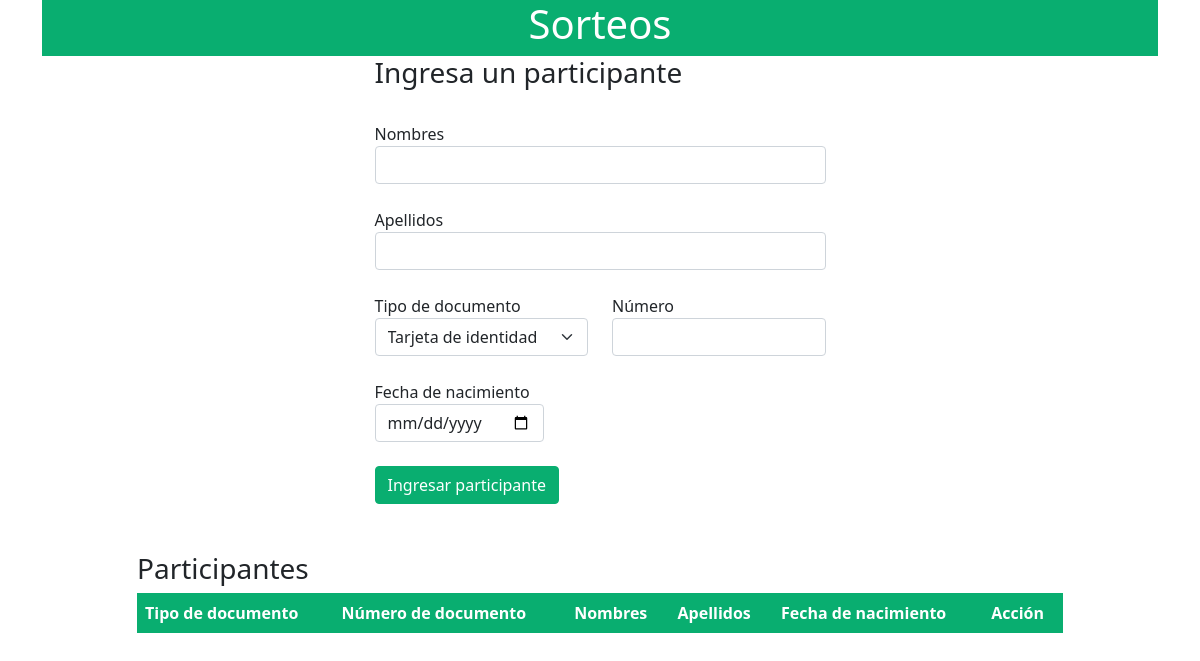
/, run on an earlier commit of the app's database.
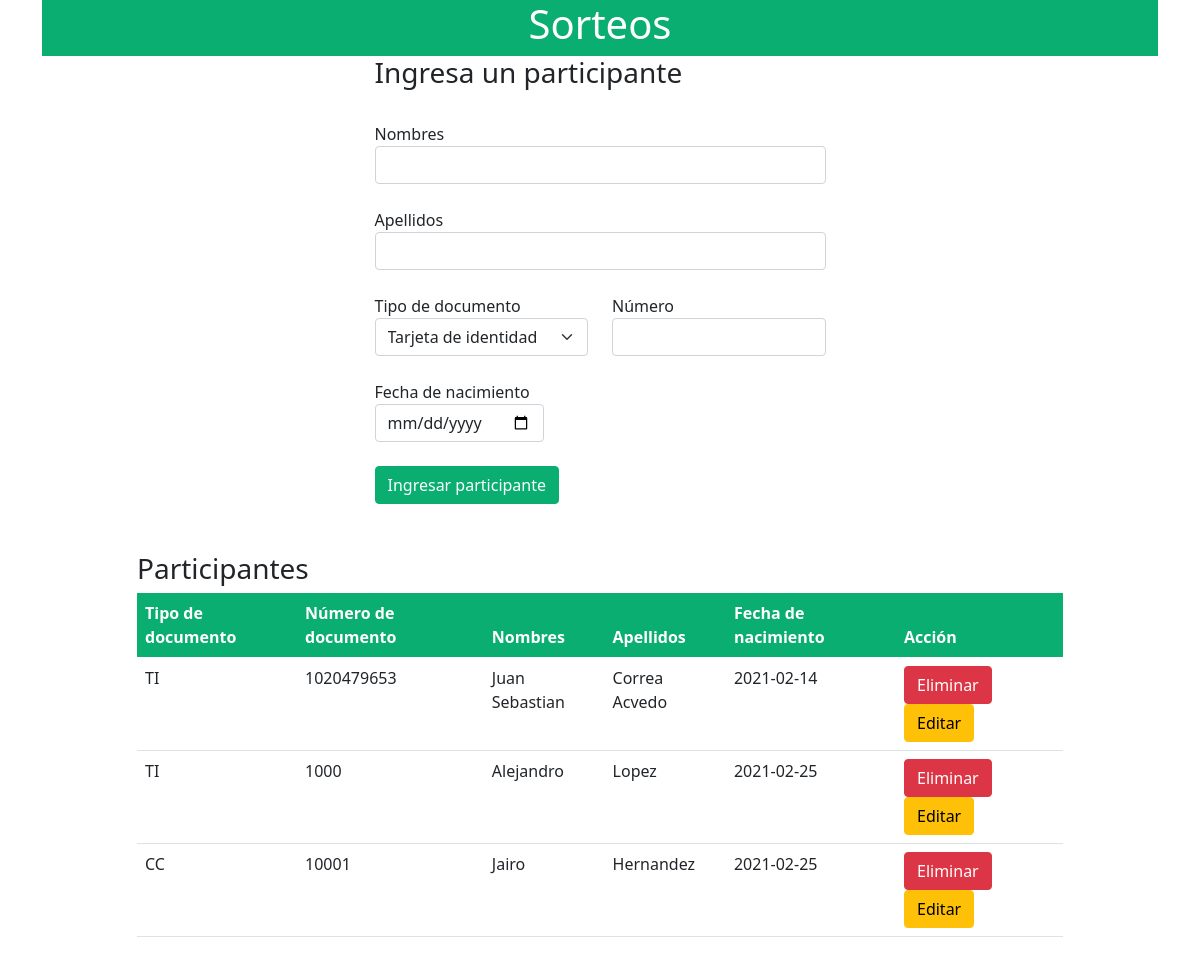
And on a later commit of the database.
### main.py (models this page shows, shortened)
class Participantes(db.Model):
    tipo_documento = db.Column(db.String(4))
    numero_documento = db.Column(db.String(20), primary_key=True)
    nombres = db.Column(db.String(100))
    apellido =  db.Column(db.String(100))
    fecha_nacimiento = db.Column(db.String(20))
    recibio_premio = db.Column(db.String(2))
    premio = db.Column(db.String(100))

### main.py (the view, shortened to what this page needs)
@app.route('/', methods=['GET', 'POST'])
def inicial():
    participantes = Participantes.query.all()
    return render_template('index.html', participantes = participantes)

### templates/index.html (shortened to what the changed rows need)
<!DOCTYPE html>
<html lang="en">
<head>
    <link href="https://cdn.jsdelivr.net/npm/bootstrap@5.0.0-beta2/dist/css/bootstrap.min.css" rel="stylesheet">
    <link rel="stylesheet" href="static/style.css">
</head>
<body>
    <div class="container">
            <div class="jumbotron jumbotron-fluid text-center">
                    <h1 >Sorteos</h1>
            </div>
    </div>
    <div class="container cuerpo">
        <br>
        <div class="row">
            <div class="col-sm-10 mx-auto justify-content-center  ">
                <table class="table tablas" >
                    <thead>
                        <tr class="tableHead">
                            <th scope="col">Tipo de documento</th>
                            <th scope="col">Número de documento</th>
                            <th scope="col">Nombres</th>
                            <th scope="col">Apellidos</th>
                            <th scope="col">Fecha de nacimiento</th>
                            <th scope="col">Acción</th>
                         </tr>
                    </thead>
                    <tbody>
                        {% for participante in participantes %}
                            <tr>
                                <td>{{participante.tipo_documento}}</td>
                                <td>{{participante.numero_documento}}</td>
                                <td>{{participante.nombres}}</td>
                                <td>{{participante.apellido}}</td>
                                <td>{{participante.fecha_nacimiento}}</td>
                                <td>
                                    <a href="/delete/{{participante.numero_documento}}" class="btn btn-danger btn-xs" onclick="return confirm('Quieres eliminar el participante ?')">Eliminar</a>
                                    <button type="button" class="btn btn-warning btn-xs" data-bs-toggle="modal" data-bs-target="#modaledit{{participante.numero_documento}}">Editar</button>
                                </td>
                            </tr>
                        {% endfor %}
                    </tbody>
                </table>
            </div>
        </div>
    </div>
</body>
</html>

What changed in the data, as far as the page shows it:
added Participantes: tipo_documento "TI", numero_documento "1020479653", nombres "Juan Sebastian", apellido "Correa Acvedo", fecha_nacimiento "2021-02-14"
added Participantes: tipo_documento "TI", numero_documento "1000", nombres "Alejandro", apellido "Lopez", fecha_nacimiento "2021-02-25"
added Participantes: tipo_documento "CC", numero_documento "10001", nombres "Jairo", apellido "Hernandez", fecha_nacimiento "2021-02-25"
